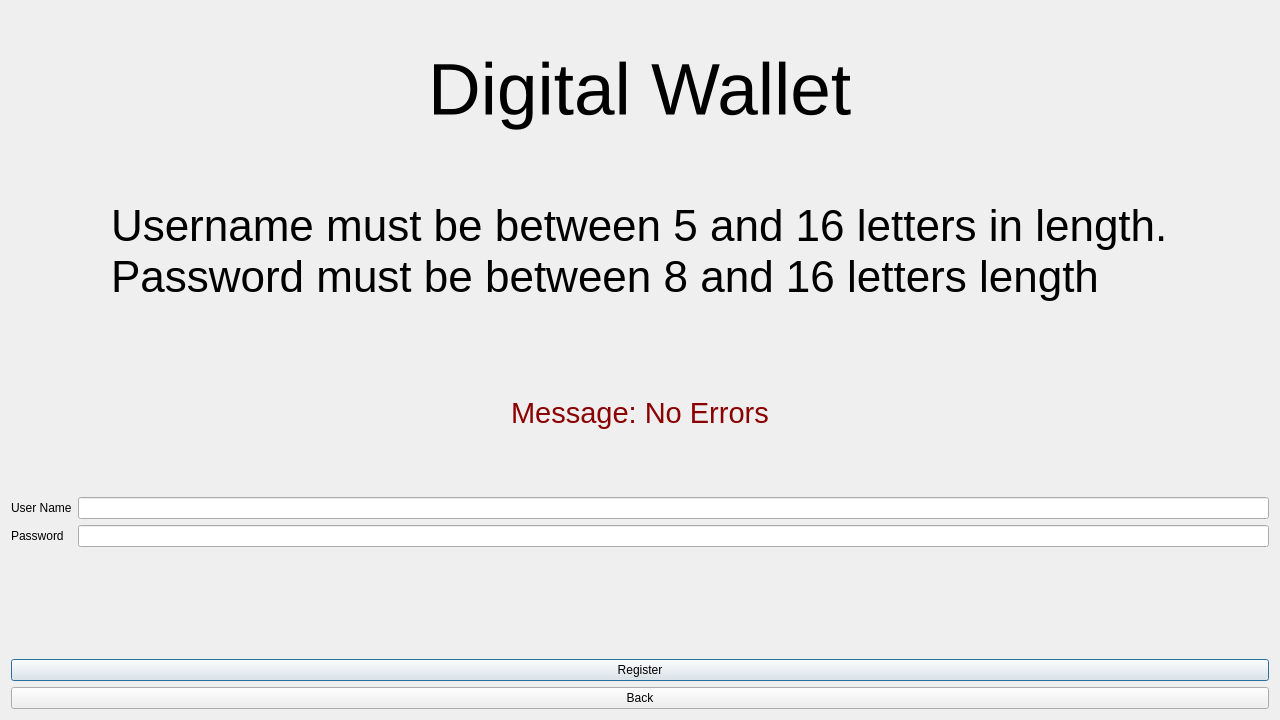
<?xml version="1.0" encoding="UTF-8"?>
<ui version="4.0">
 <class>registerwindow</class>
 <widget class="QDialog" name="registerwindow">
  <property name="geometry">
   <rect>
    <x>0</x>
    <y>0</y>
    <width>1280</width>
    <height>720</height>
   </rect>
  </property>
  <property name="windowTitle">
   <string>Dialog</string>
  </property>
  <layout class="QVBoxLayout" name="verticalLayout_2">
   <item alignment="Qt::AlignHCenter">
    <widget class="QLabel" name="label">
     <property name="font">
      <font>
       <pointsize>55</pointsize>
      </font>
     </property>
     <property name="styleSheet">
      <string notr="true"/>
     </property>
     <property name="text">
      <string>Digital Wallet</string>
     </property>
    </widget>
   </item>
   <item alignment="Qt::AlignHCenter">
    <widget class="QLabel" name="label_4">
     <property name="minimumSize">
      <size>
       <width>689</width>
       <height>135</height>
      </size>
     </property>
     <property name="font">
      <font>
       <pointsize>33</pointsize>
      </font>
     </property>
     <property name="text">
      <string>Username must be between 5 and 16 letters in length.
Password must be between 8 and 16 letters length</string>
     </property>
    </widget>
   </item>
   <item alignment="Qt::AlignHCenter">
    <widget class="QLabel" name="label_5">
     <property name="minimumSize">
      <size>
       <width>56</width>
       <height>136</height>
      </size>
     </property>
     <property name="font">
      <font>
       <pointsize>22</pointsize>
      </font>
     </property>
     <property name="styleSheet">
      <string notr="true">color: darkred</string>
     </property>
     <property name="text">
      <string>Message: No Errors</string>
     </property>
    </widget>
   </item>
   <item>
    <layout class="QFormLayout" name="formLayout">
     <item row="0" column="0">
      <widget class="QLabel" name="label_2">
       <property name="text">
        <string>User Name</string>
       </property>
      </widget>
     </item>
     <item row="0" column="1">
      <widget class="QLineEdit" name="lineEdit"/>
     </item>
     <item row="1" column="0">
      <widget class="QLabel" name="label_3">
       <property name="text">
        <string>Password</string>
       </property>
      </widget>
     </item>
     <item row="1" column="1">
      <widget class="QLineEdit" name="lineEdit_2"/>
     </item>
    </layout>
   </item>
   <item>
    <layout class="QVBoxLayout" name="verticalLayout">
     <item>
      <widget class="QPushButton" name="pushButton_2">
       <property name="text">
        <string>Register</string>
       </property>
      </widget>
     </item>
     <item>
      <widget class="QPushButton" name="pushButton_4">
       <property name="text">
        <string>Back</string>
       </property>
      </widget>
     </item>
    </layout>
   </item>
  </layout>
 </widget>
 <resources/>
 <connections/>
</ui>
